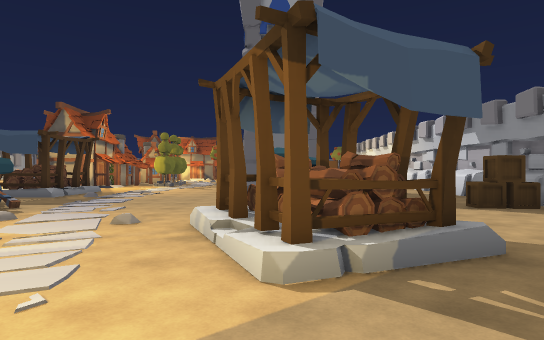
view 1 (above)

24 first-person views from a walk through a Unity game level. The camera is 1.5 m above the floor, looks level and sees 75° across. The floor is counted in squares, 2 m on a side. Each view is taken from the middle of a square. On the plan, view 1 faces up. The plan holds only what a view shows up to about 11 squares ahead; the rest is blank. The place goes on beyond the plan. The player is left out. Some surface patterns are stand-ins.

view 2
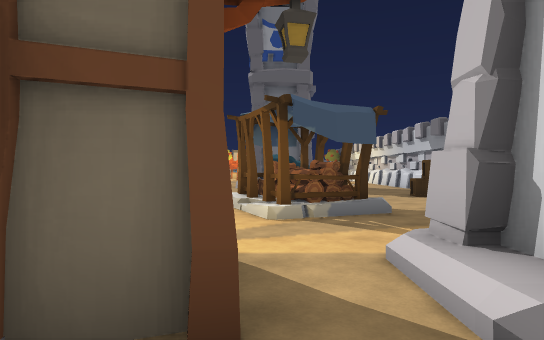

view 3
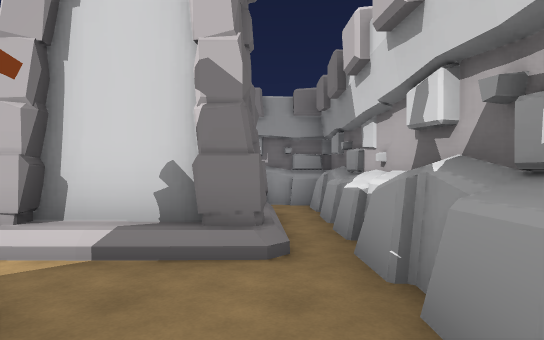

view 4
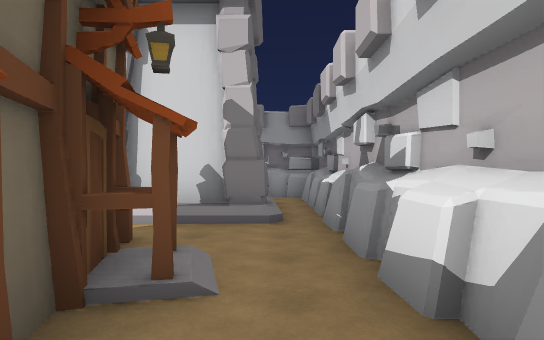

view 5
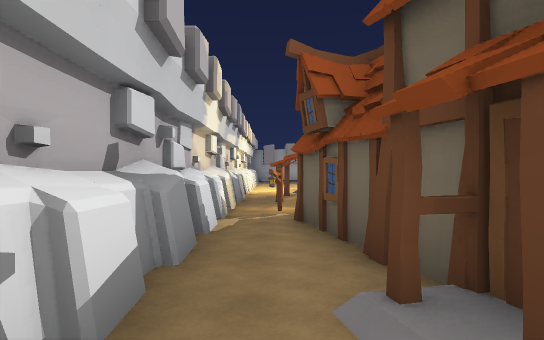

view 6
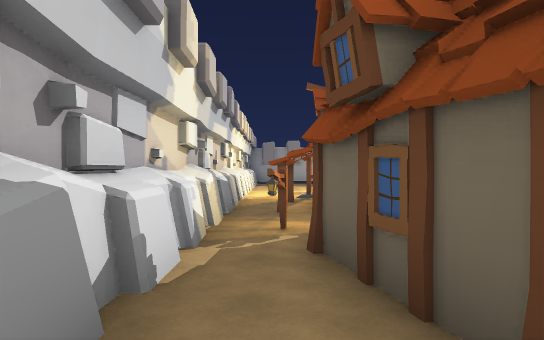

view 7
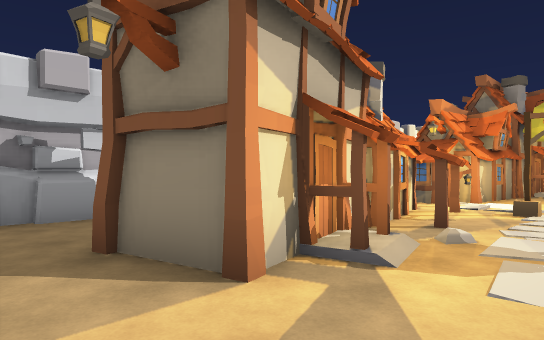

view 8
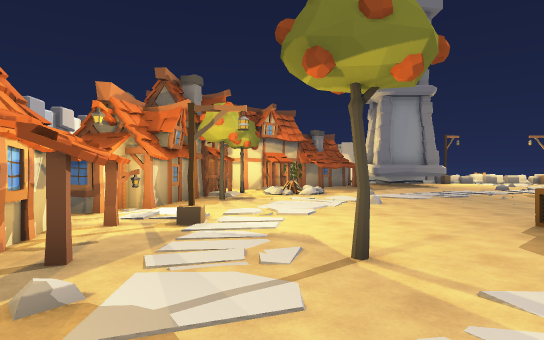

view 9
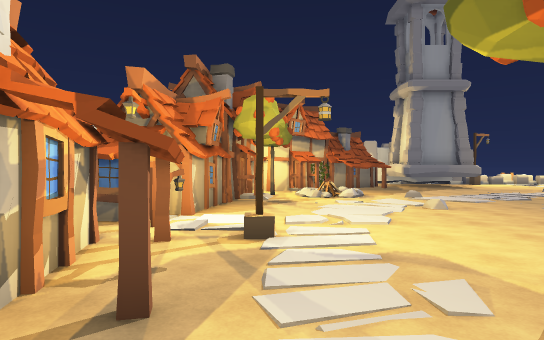

view 10
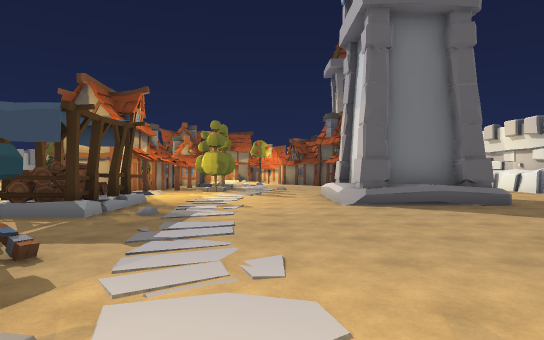

view 11
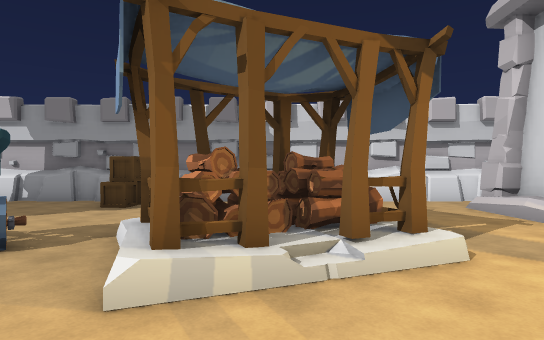

view 12
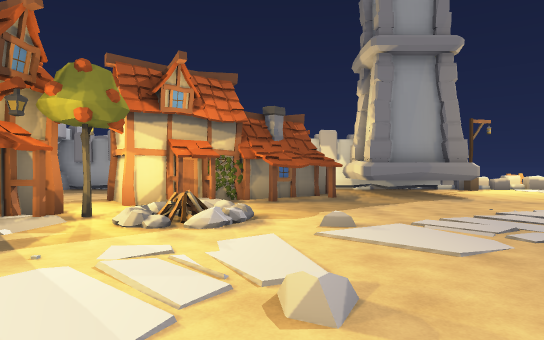

view 13
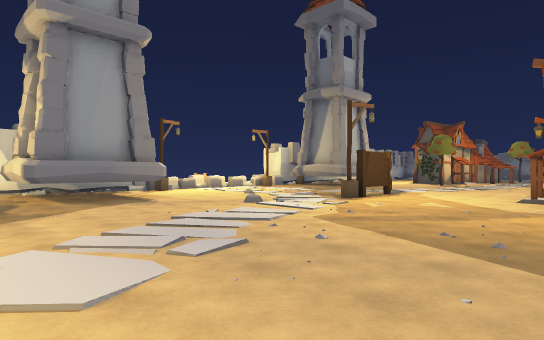

view 14
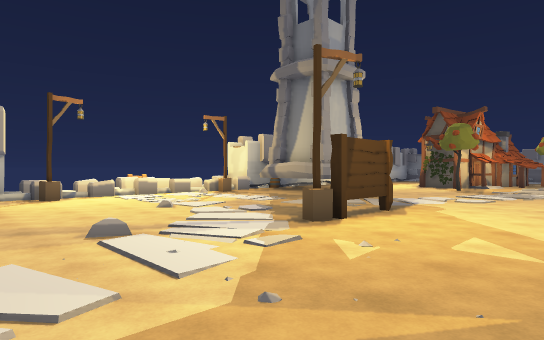

view 15
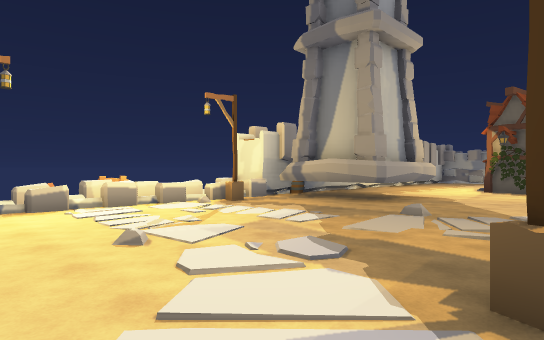

view 16
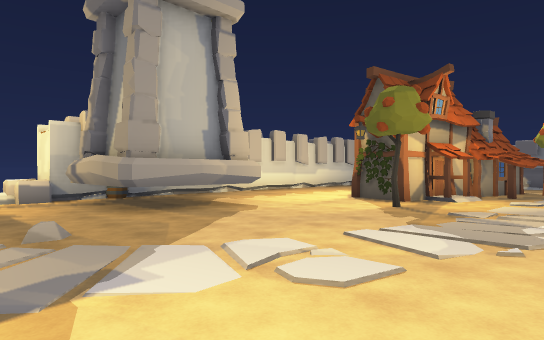

view 17
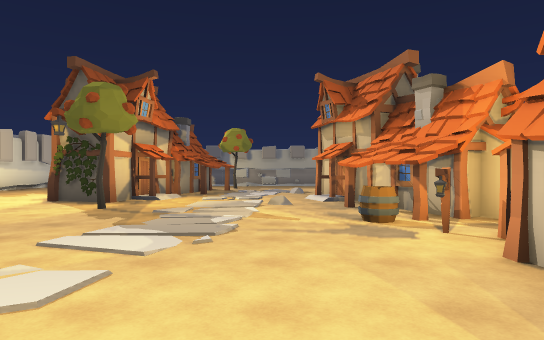

view 18
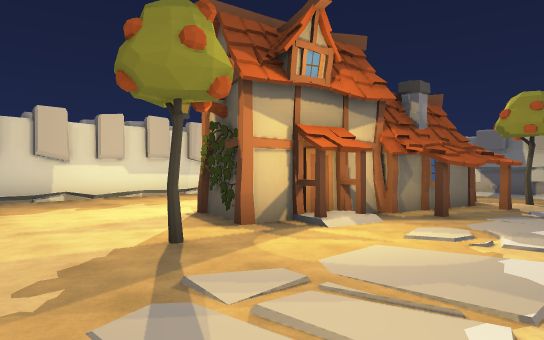

view 19
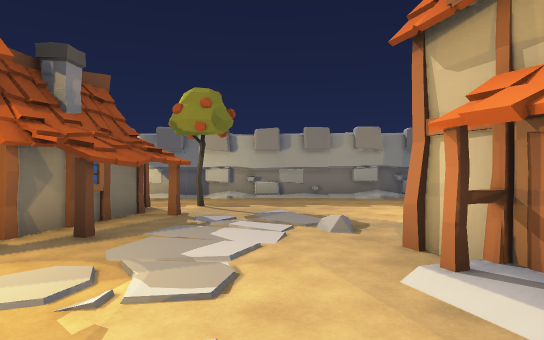

view 20
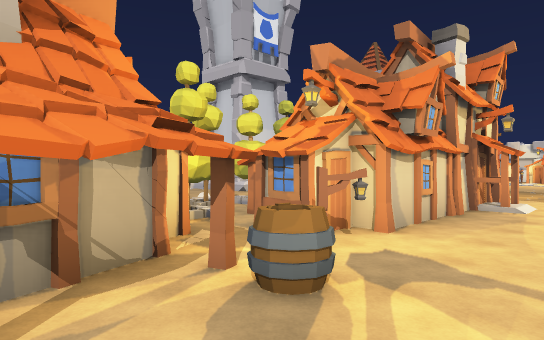

view 21
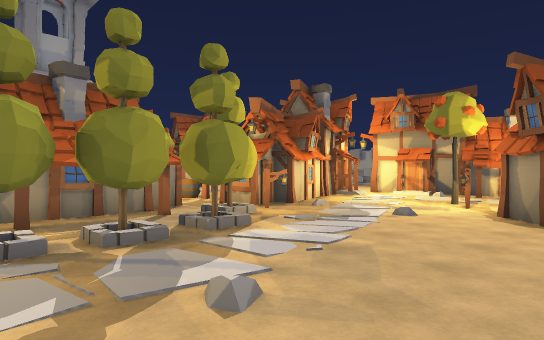

view 22
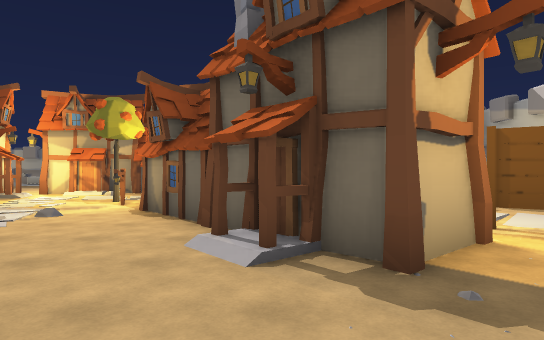

view 23
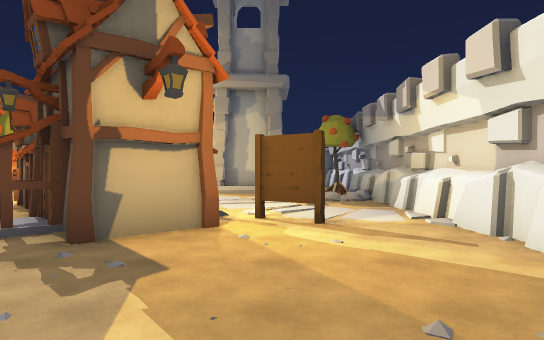

view 24
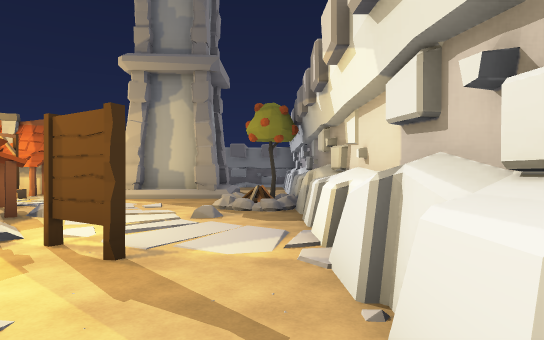

### Floor plan
Key: @ floor where view 1 was taken; # wall or solid block; x gap in a wall; . main floor; : floor 0.25 m higher than the main floor; / step, stairs or slope; = window, fence, low wall or low ledge; ^ raised ledge; v drop or lower ground; C crate; H house; T tree; S streetlight; B bonfire; W tower; A barrel; O other object.
Columns run from 23 left of view 1 to 6 right of it. Each row starts with its distance up from view 1.
 33          ########
 32          .......
 31          .......
 30          HT.....
 29           H....
 28          #H....   ###H       #
 27   #...   #H....HHHHHHH  ###. #
 26   #....  H....#HH....S. //..T#
 25   #....##H....# H.... .. ../O#
 24   #.....H.....H H..TH  H ../B#
 23   #......T....H## ..H## H.//.#
 22   #............##H....# H../.#
 21   #   #.......AHHH....## H...#
 20       #.......HH.T.....##HOO.#
 19   #####.......H#H.T....H#....#
 18  ##...........H H.T..........#
 17  # ...........H H.T...  .....
 16  v S..........#   T.. ..
 15 Ov==......#...H  .....W   .
 14 O^==......#...H#......W
 13 vvx.......S....  .....W   ..
 12  ==............OO/....WWW/.
 11  =.S........... O/........   #
 10  ##   #........OO//....... ..#
  9       #......................#
  8       #......................#
  7   #####..........O.....OO..CC#
  6      .H...........C..........#
  5      HHH.............:OOO... #
  4       #H............../OO..  #
  3       ##. BO.......T...OOO.  #
  2        #H  B................ #
  1        ##.T//T...S...........#
  0        H..#H#H...HHHH #@###/.#
 -1      ....  H   #HH#####.### .#
 -2      ..    H.H HHH##HHH.# #  #
 -3           ...HHH.H......# ##.#
 -4           ############### ####

Where each view was taken, in squares from view 1:
view 1: 0 up, 0 right, facing up
view 2: 3 down, 0 right, facing up
view 3: 3 down, 2 left, facing right
view 4: 3 down, 4 left, facing right
view 5: 3 down, 0 right, facing left
view 6: 3 down, 2 left, facing left
view 7: 2 up, 1 right, facing down-left
view 8: 2 up, 1 left, facing left
view 9: 1 up, 2 left, facing left
view 10: 4 up, 3 left, facing up
view 11: 4 up, 3 left, facing right
view 12: 4 up, 7 left, facing left
view 13: 5 up, 8 left, facing up-left
view 14: 9 up, 10 left, facing up-left
view 15: 11 up, 13 left, facing up-left
view 16: 16 up, 11 left, facing up-left
view 17: 16 up, 11 left, facing up
view 18: 21 up, 11 left, facing up-left
view 19: 23 up, 11 left, facing up
view 20: 23 up, 11 left, facing down-right
view 21: 16 up, 1 left, facing up-left
view 22: 16 up, 0 right, facing up
view 23: 15 up, 3 right, facing up
view 24: 17 up, 5 right, facing up
